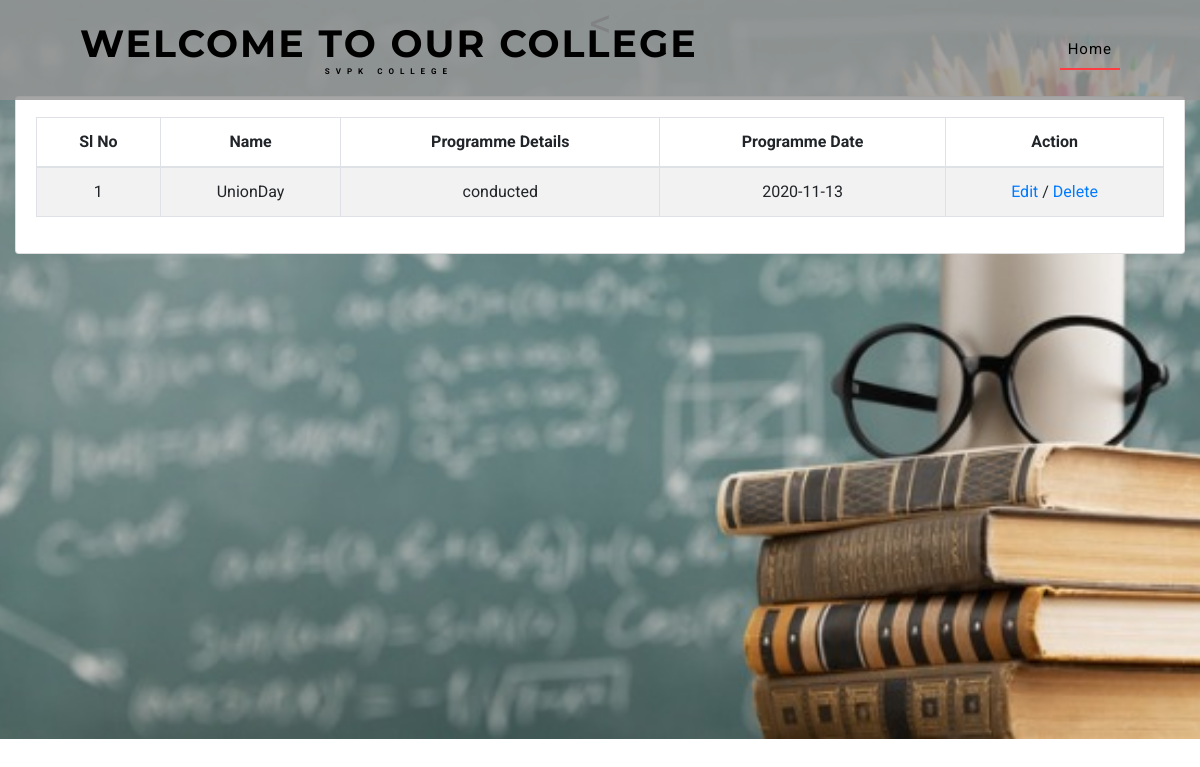
Page /view_programme.php (signed in) on the committed database.
### tables this page shows
CREATE TABLE `tbl_programme` (
  `programme_id` int(11) NOT NULL,
  `pro_name` varchar(20) NOT NULL,
  `pro_details` varchar(20) NOT NULL,
  `pro_date` varchar(100) NOT NULL
);

### view_programme.php (the view, shortened to what this page needs)
<?php
include('connect.php');
$query_ret = mysqli_query($con, "SELECT * FROM tbl_programme");
?>
<!DOCTYPE html>
<html lang="zxx">
<head>
    <link href="css/bootstrap.css" type="text/css" rel="stylesheet" media="all">
    <link href="css/style.css" type="text/css" rel="stylesheet" media="all">
	<link rel="stylesheet" href="css/owl.theme.css" type="text/css" media="all">
	<link rel="stylesheet" href="css/owl.carousel.css" type="text/css" media="screen" property="" />
    <link href="css/fontawesome-all.min.css" rel="stylesheet">
</head>
<body>
    <div class="banner1">
        <header>
            <nav class="navbar navbar-expand-lg navbar-light bg-gradient-secondary pt-3">
               <h1><a class="navbar-brand" href="union.php">WELCOME TO OUR COLLEGE
							<span>SVPK COLLEGE</span>
						</a></h1>
                <div class="collapse navbar-collapse" id="navbarSupportedContent">
                    <ul class="navbar-nav ml-auto">
								<li class="nav-item active">
									<a class="nav-link" href="union.php">Home
									</a>
								</li>
					</ul>
				</div>
			</nav>
        </header>
<h1 align="center"><</h1></br></br>
<section class="content">
      <div class="container-fluid">
        <div class="card">
            <div class="card-body">
<table id="category_table" class="table table-bordered table-striped">
                <thead>
                <tr>
                  <th style="text-align: center;">Sl No</th>
                  <th style="text-align: center;">Name</th>
                  <th style="text-align: center;">Programme Details</th>
                  <th style="text-align: center;">Programme Date</th>
                  <th style="text-align: center;">Action</th>
                </tr>
                </thead>
                <tbody>
                <?php $i = 0; while($data = mysqli_fetch_assoc($query_ret))
                {
                  $i++;
                ?>
                <tr>
                  <td align="center"><?php echo $i; ?></td>
                  <td align="center"><?php echo $data['pro_name']; ?></td>
                  <td align="center"><?php echo $data['pro_details']; ?></td>
                  <td align="center"><?php echo $data['pro_date']; ?></td>
                  <td align="center"><a href="edit_programme.php?sc_id=<?php echo $data['programme_id']; ?>">Edit</a> / <a href="delete_programme.php?sd_id=<?php echo $data['programme_id']; ?>" onclick="return confirm('Do you want to delete?');" >Delete</a></td>
                </tr>
                <?php } ?>
              </tbody>
            </table>
             </div>
        </div>
      </div>
    </section>
</body>
</html>

### css/style.css (style rules this page uses)
body { margin: 0; font-family: 'Roboto', sans-serif; background: #fff; }
body a, .slider-info a { transition: 0.5s all; -webkit-transition: 0.5s all; -moz-transition: 0.5s all; -o-transition: 0.5s all; -ms-transition: 0.5s all; text-decoration: none; outline: none; }
h1, h2, h3, h4, h5, h6 { margin: 0; font-family: 'Montserrat', sans-serif; }
ul { margin: 0; padding: 0; }
ul { list-style-type: none; }
header h1, { line-height: 0; }
.navbar-light { padding: 1em 5em; position: absolute; z-index: 999; width: 100%; left: 0; background: #949494d6; }
.navbar-light .navbar-nav .nav-link { color: #000 !important; font-weight: 400; font-size: 15px; letter-spacing: 1px; }
.navbar-light .navbar-nav .show>.nav-link, .navbar-light .navbar-nav .active>.nav-link, .navbar-light .navbar-nav .nav-link.show, .navbar-light .navbar-nav .nav-link.active { color: #fff; border-bottom: 2px solid #ff3c41; }
.navbar-light .navbar-brand { color: #000000; font-size: 38px; font-family: 'Montserrat', sans-serif; font-weight: 700; letter-spacing: 2px; text-transform: uppercase; }
a.navbar-brand span { display: block; font-size: 8px; font-family: 'Roboto', sans-serif; letter-spacing: 6px; text-align: center; text-transform: uppercase; }
ul.navbar-nav.ml-auto { margin-top: 0px; }
.banner1 { background: url(../images/qqq.JPG) center no-repeat; -webkit-background-size: cover; -moz-background-size: cover; -o-background-size: cover; -ms-background-size: cover; background-size: cover; position: relative; height: 739px; }

### rows in the picture
tbl_programme: pro_name "UnionDay", pro_details "conducted", pro_date "2020-11-13"
